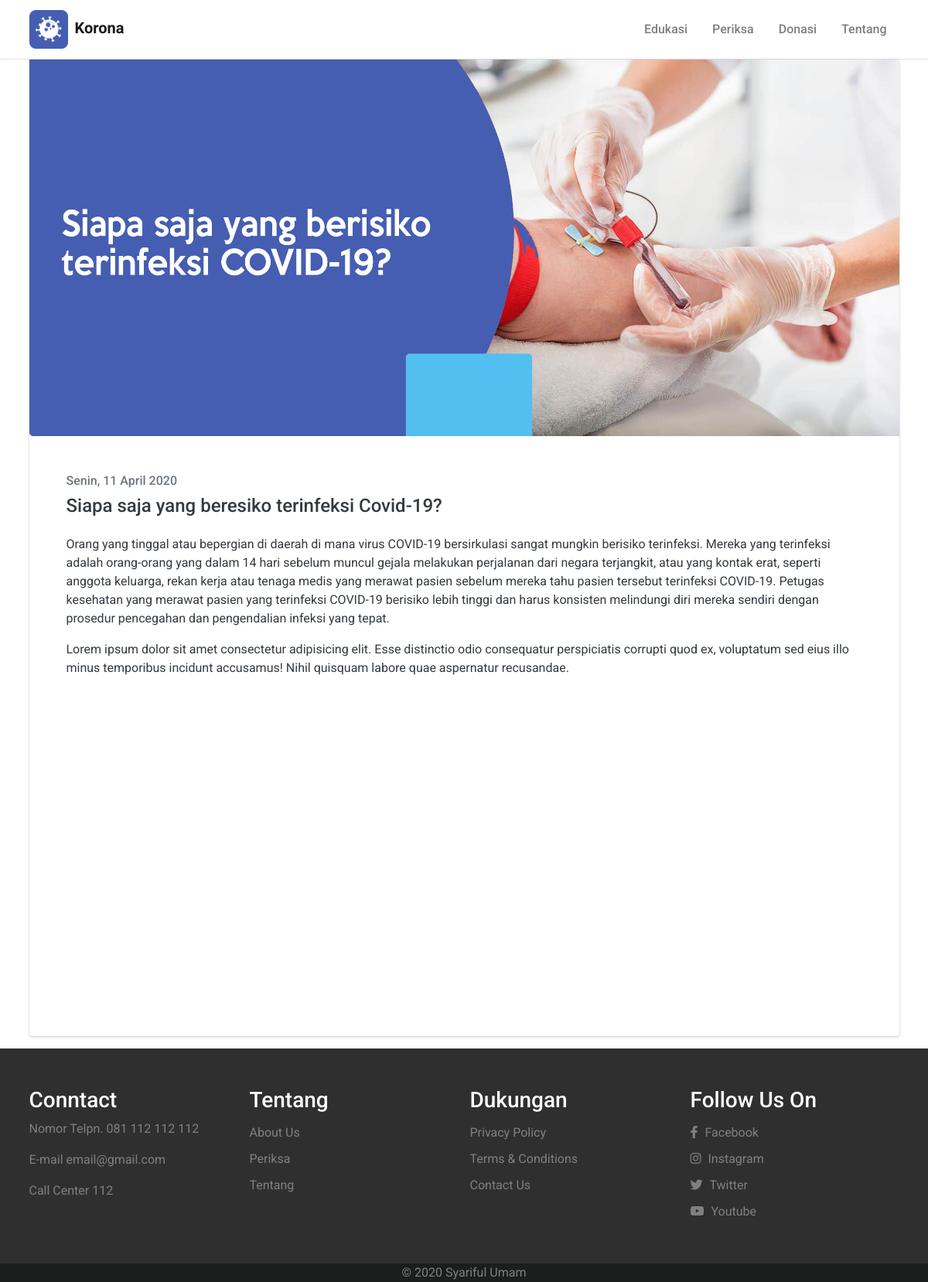
The page /edukasi/p/siapa-saja-yang-beresiko-terinfeksi-covid on the database its author committed.
### tables this page shows
CREATE TABLE `artikel` (
  `id_artikel` int(11) NOT NULL,
  `judul_artikel` varchar(100) NOT NULL,
  `tanggal` varchar(100) NOT NULL,
  `url` varchar(100) NOT NULL,
  `konten` text NOT NULL,
  `thumbnail` varchar(100) NOT NULL
);

### application/libraries/Template.php (called while the page is built)
<?php if ( ! defined('BASEPATH')) exit('No direct script access allowed');
class Template {
		var $template_data = array();
		function set($name, $value)
		{
			$this->template_data[$name] = $value;
		}
		function load($template = '', $view = '' , $view_data = array(), $return = FALSE)
		{
			$this->CI =& get_instance();
			$this->set('contents', $this->CI->load->view($view, $view_data, TRUE));
			return $this->CI->load->view($template, $this->template_data, $return);
		}
}

### application/controllers/Edukasi.php (called while the page is built, shortened)
<?php
class Edukasi extends CI_Controller {
    public function p($url)
    {
        $data['artikel'] = $this->db->get_where('artikel',array('url'=>$url))->row();
        $this->template->load('template','page',$data);
    }
}

### index.php (called while the page is built, shortened)
<?php
require_once BASEPATH.'core/CodeIgniter.php';

### application/views/page.php (the view)
<div class="container">
	<div class="row">
		<div class="col-lg-12">
			<div class="card">
				<img src="<?= base_url('assets/image/'.$artikel->thumbnail) ?>" class="card-img-top" alt="...">
				<div class="card-body p-5" style="margin-bottom: 400px">
					<h6 class="text-dark text-muted"><?= $artikel->tanggal ?></h6>
					<h4 class="text-dark pb-3"><?= $artikel->judul_artikel ?></h4>
					<?= $artikel->konten ?>
				</div>
			</div>
		</div>
	</div>
</div>

### assets/stylebaru.css (style rules this page uses)
body { font-family: 'Roboto', sans-serif; }

### rows shown on the page
artikel: thumbnail (picture), tanggal "Senin, 11 April 2020", judul_artikel "Siapa saja yang beresiko terinfeksi Covid-19?", konten "Orang yang tinggal atau bepergian di daerah di mana virus COVID-19 bersirkulasi sangat mungkin berisiko terinfeksi. Mereka yang terinfeksi adalah orang-orang yang dalam 14 hari sebelum muncul gejala melakukan perjalanan dari negara terjangkit, atau yang kontak erat, seperti anggota keluarga, rekan kerja atau tenaga medis yang merawat pasien sebelum mereka tahu pasien tersebut terinfeksi COVID-19. Petugas kesehatan yang merawat pasien yang terinfeksi COVID-19 berisiko lebih tinggi dan harus konsisten melindungi diri mereka sendiri dengan prosedur pencegahan dan pengendalian infeksi yang tepat. Lorem ipsum dolor sit amet consectetur adipisicing elit. Esse distinctio odio consequatur…"
